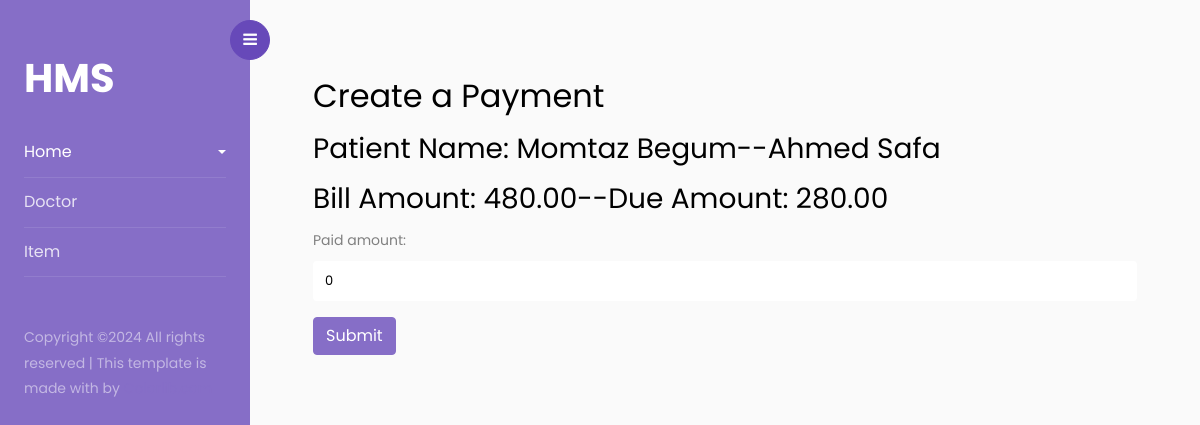
Screenshot of /bill-payement/23/ (signed in) with the database file from the repository.
### bnh/models.py (models this page shows, shortened)
class Bill(models.Model):
    id = models.AutoField(primary_key=True)
    patient = models.ForeignKey(Patient, on_delete=models.CASCADE)
    charges = models.DecimalField(default=0, decimal_places=2, max_digits=70)
    serv_charge = models.IntegerField(default=0, verbose_name='Service Charge 20%', blank=True, null=True)
    discounted_by = models.CharField(max_length=200, blank=True, null=True)
    note = models.CharField(max_length=200, blank=True, null=True)
    discount = models.IntegerField(default=0)
    vat = models.IntegerField(default=0, verbose_name='VAT %')
    date_create = models.DateTimeField(auto_now_add=True)
    paid = models.IntegerField(default=0, verbose_name='Paid Amount')
    def calculate_amount(self):
        total_charges = round(self.charges,2)
        return round(total_charges, 2)  # Round to two decimal places
    def grand_total(self):
        return self.calculate_amount()+self.serv_charge-self.discount
    def due_amount(self):
        return self.grand_total()-self.paid

class Patient(models.Model):
    patient_type = models.CharField(max_length=50, choices=admit_type)
    name = models.CharField(max_length=120)
    father = models.CharField(max_length=120)
    mother = models.CharField(max_length=120, blank=True, null=True)
    gender = models.CharField(max_length=50, choices=gender_ch)
    address = models.CharField(max_length=250)
    ref_by = models.CharField(max_length=120, blank=True, null=True)
    doctor = models.ForeignKey(Doctor, on_delete=models.SET_NULL, null=True, blank=True)
    age =  models.IntegerField(default=0)
    mobile = models.CharField(max_length=50)
    bed_no = models.CharField(max_length=50, blank=True, null=True)
    cabin = models.CharField(max_length=50, blank=True, null=True)
    b_group = models.CharField(max_length=50, choices=b_group, blank=True, null=True)
    times_of_visit = models.IntegerField(default=0)
    admit_time = models.DateTimeField(auto_now=True)

### bnh/views.py (the view, shortened to what this page needs)
# urls.py: path('bill-payement/<pk>/', bill_payment, name='bill-payment'),
@login_required
def bill_payment(request, pk):
    bill = get_object_or_404(Bill, id=pk)
    context = {
        'form': BillPaymentForm(),
        'bill':bill
    }
    return render(request, 'partials/bill_payment.html', context)

### bnh/forms.py
class BillPaymentForm(forms.ModelForm):
    class Meta:
        model = BillPayment
        fields = ['paid_amount']
        widgets = {
            'paid_amount': forms.NumberInput(attrs={'class': 'form-control'}),
        }

### bnh/templates/partials/bill_payment.html (shortened to what this page needs)
{% extends "base.html" %}
{% block content %}
<div class="container mt-4">
    <h2>Create a Payment</h2>
    <h3>Patient Name: {{bill.patient.name}}--{{bill.patient.father}}</h3>
    <h3>Bill Amount: {{bill.grand_total}}--Due Amount: {{bill.due_amount}}</h3>
    <form method="post">
        {{ form.as_p }}
        <button type="submit" class="btn btn-primary">Submit</button>
    </form>
</div>
{% endblock content %}

### rows the page displays
Bill: patient.name "Momtaz Begum", patient.father "Ahmed Safa", grand_total "480.00", due_amount "280.00"
